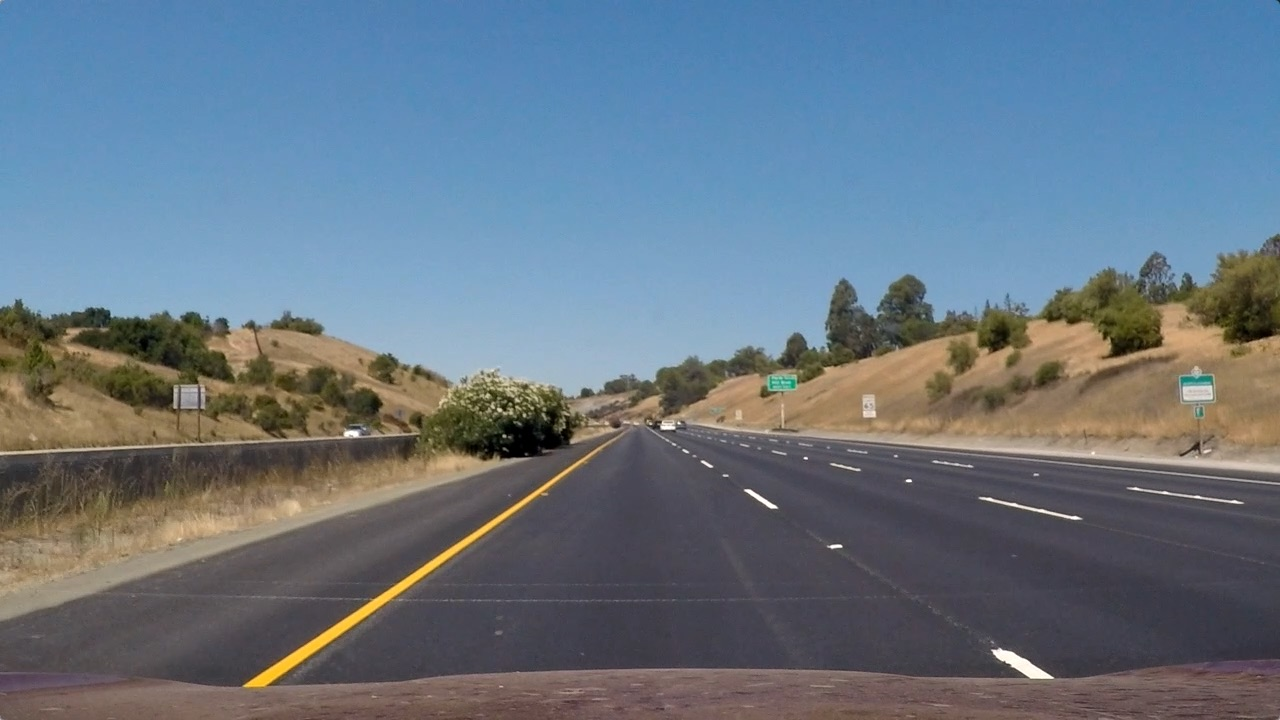
#> input picture test_images/straight_lines1.jpg, 1280 x 720 px
$ jupyter execute --allow-errors 05_06.LanePixel_Curvature.ipynb   (shell and % lines are left out)   (older library calls are emulated)
#> lines starting #> are read from the running program, lines starting #| are printed output that depends on the picture
#> (reads camparam.p from the repository)
## Self-Driving Car Engineer Nanodegree

**Advanced Lane Finding Project**

The goals / steps of this project are the following:

1. Compute the camera calibration matrix and distortion coefficients given a set of chessboard images.
2. Apply a distortion correction to raw images.
3. Use color transforms, gradients, etc., to create a thresholded binary image.
4. Apply a perspective transform to rectify binary image ("birds-eye view").
5. Detect lane pixels and fit to find the lane boundary.
6. Determine the curvature of the lane and vehicle position with respect to center.
7. Warp the detected lane boundaries back onto the original image.
8. Output visual display of the lane boundaries and numerical estimation of lane curvature and vehicle position.

### Set dependency

[cell 1]
import numpy as np
import cv2
import matplotlib.pyplot as plt
import matplotlib.image as mpimg
import glob
import os, sys
sys.path.append('lib/')
#> (the rest of this cell did not finish here and is left out)

##### Functions from previous step

[cell 2]
# [265 lines left out: functions undistort_img, hls_denoised_lanefilter, abs_sobel_thresh, mag_thresh, dir_threshold, frame_binaryzation, not called in this run]

def warp(img, dpRslt=False) :
    img_size = (img.shape[1],img.shape[0])

    src_points = np.float32([[292,670],
                             [1013,670],
                             [527,500],
                             [765,500]])

    dst_points = np.float32([[350,720],
                             [800,720],
                             [350,450],
                             [800,450]])

    M = cv2.getPerspectiveTransform(src_points, dst_points)

    Minv = cv2.getPerspectiveTransform(dst_points, src_points)

    warped = cv2.warpPerspective(img, M, img_size, flags=cv2.INTER_LINEAR)

    if dpRslt :
        fig, axs = plt.subplots(1,2, figsize=(16, 11))
        fig.subplots_adjust(hspace = .1, wspace=.001)
        axs = axs.ravel()
        axs_set = [a.axis('off') for a in axs]
        axs[0].imshow(img)
        axs[1].imshow(warped)

    # Return the binary image
    return warped

# [14 lines left out: function lane_pipeline_warp, not called in this run]

### 5. Fit lane Pixels to the lane boundary
* Detect lane pixels and fit to find the lane boundary.

#> (a cell that did not finish here is left out)

[cell 4]
img = cv2.imread('test_images/straight_lines1.jpg')
#> img is the input picture: shape (720, 1280, 3); mean B, G, R 131.2, 117.7, 103.2
#img = cv2.imread('test_images/test2.jpg')
img = cv2.cvtColor(img,cv2.COLOR_BGR2RGB)
#> (the rest of this cell did not finish here and is left out)

#### visualize histogram of sliced binary image (0~300)

[cell 5]
## test function
def histogram_on_sliced_image_test(img, ymin, ymax) :
#> called with ymin = 0, ymax = 300
    sliced_img = img[ymin:ymax,:]
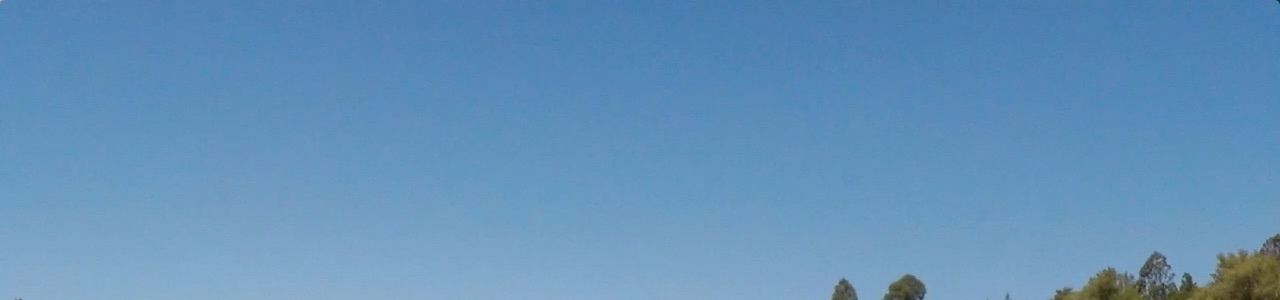
#> sliced_img: shape (300, 1280, 3); mean R, G, B 99.6, 145.5, 186
    histogram = np.sum(sliced_img, axis=0)
#> histogram = 1280 rows, first 8: [31211, 45427, 57495], [31086, 45330, 57385], [31096, 45256, 57379], [31126, 45306, 57446], [31185, 45257, 57476], [31163, 45261, 57485], [31257, 45270, 57544], [31257, 45323, 57570]
    mid_x = histogram.shape[0]//2
#> mid_x = 640
    left_x = np.argmax(histogram[:mid_x]) # find left pick x
#> left_x = 41
    right_x = np.argmax(histogram[mid_x:]) + mid_x # find right pick x
#> right_x = 654

    max_val = math.ceil(np.max(histogram)+100)
    #return histogram

    fig, ax1 = plt.subplots(figsize=(16, 5))
    ax1.imshow(np.flip(sliced_img, 0),cmap='gray')
    ax1.axis('tight')
    ax1.set_ylabel('y px')
    ax1.set_ylabel('image width')

    ax2 = ax1.twinx()
    ax2.plot(histogram, color='red')
    ax2.vlines(mid_x,0,sliced_img.shape[1],color='blue')
    ax2.vlines(left_x,0,sliced_img.shape[1],color='yellow')
    ax2.vlines(right_x,0,sliced_img.shape[1],color='violet')
    ax2.set_ylabel('histogram value')
    #ax2.axis('tight')

    #axs[0].gca().invert_yaxis()
    #plt.show()

#> (a cell that did not finish here is left out)

#### visualize histogram of sliced binary : half the image ( img.shape[0]//2 ~ img.shape[0 )

#> (a cell that did not finish here is left out)

#> call 2 of histogram_on_sliced_image_test, with ymin = 360, ymax = 720
#> in histogram_on_sliced_image_test (call 2), `sliced_img = img[ymin:ymax,:]`:
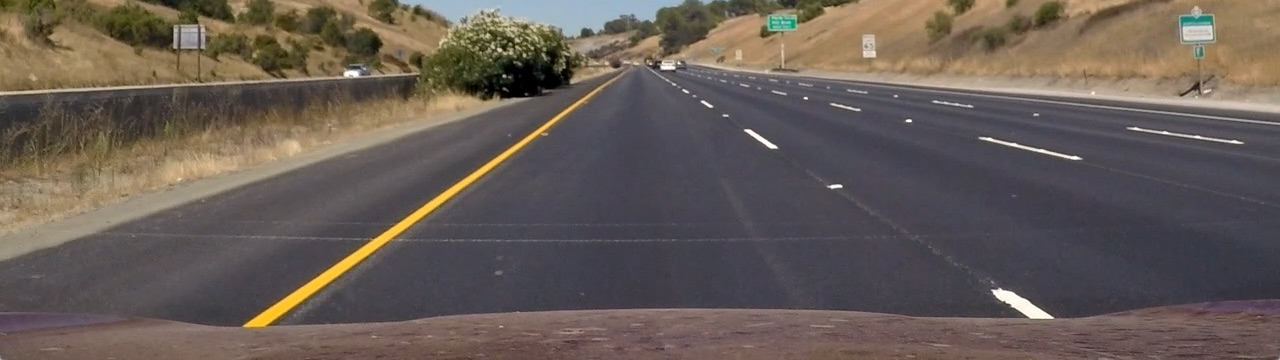
#> sliced_img: shape (360, 1280, 3); mean R, G, B 102.6, 92.3, 86.1
#> in histogram_on_sliced_image_test (call 2), `histogram = np.sum(sliced_img, axis=0)`: histogram = 1280 rows, first 8: [41302, 36136, 29698], [41096, 35975, 29452], [41370, 36184, 29692], [41405, 36226, 29639], [41673, 36373, 29813], [41824, 36539, 29902], [41828, 36452, 29891], [42178, 36817, 30210]
#> in histogram_on_sliced_image_test (call 2), `left_x = np.argmax(histogram[:mid_x])`: left_x = 186
#> in histogram_on_sliced_image_test (call 2), `right_x = np.argmax(histogram[mid_x:]) + mid_x`: right_x = 1801

### Locate Lane pixels

[cell 8]
## Define a global variable to keep track last status for video processing
g_left_fit=None
g_right_fit=None

# [164 lines left out: function detect_lane_pixels, not called in this run]

### 6. Determine the curvature of the lane and vehicle position with respect to center.
* Measuring curvature

[cell 9]
img = cv2.imread('test_images/straight_lines1.jpg')
img = cv2.cvtColor(img,cv2.COLOR_BGR2RGB)
#> (the rest of this cell did not finish here and is left out)

[cell 10]
birdseye = warp(img,dpRslt=True)
#> in warp, `warped = cv2.warpPerspective(img, M, img_size, flags=cv2.INTER_LINEAR)`:
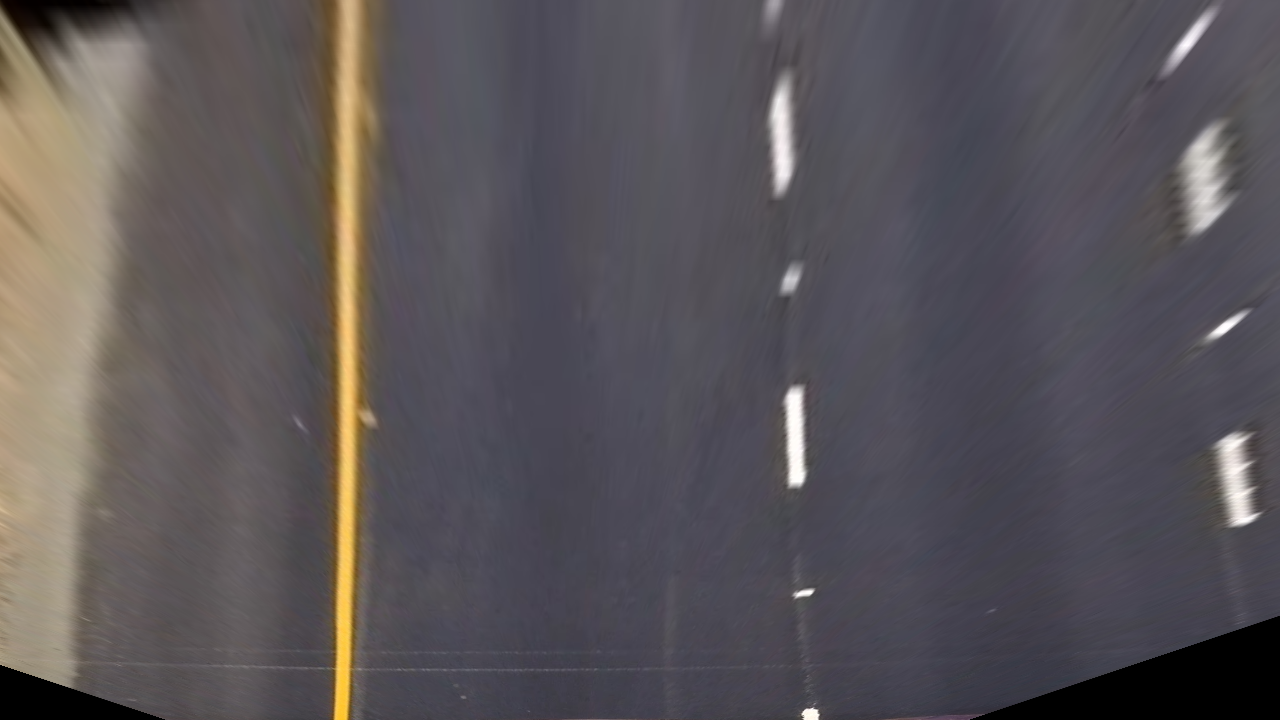
#> warped: shape (720, 1280, 3); mean R, G, B 89.8, 84.9, 88.3
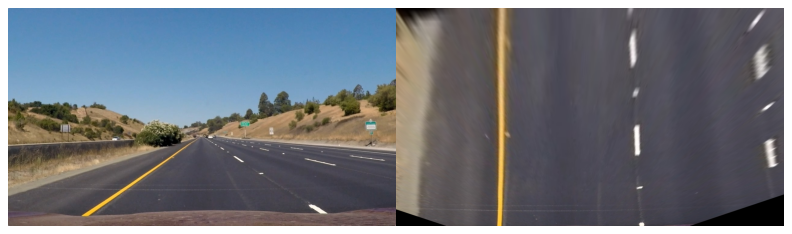
#> figure drawn by matplotlib, 2 panels

[cell 11]
plt.imshow(birdseye)
plt.hlines(400,349,797,color='blue',linewidth=3)
lanewidthpx = 797 - 349
plt.vlines(803,385,493,color='red',linewidth=3)
lanelengthpx = 493 - 385
plt.vlines(790,73,71+lanelengthpx,color='red',linewidth=3)
print ("lanewidthpx = {} \nlanelengthpx = {} \n".format(lanewidthpx,lanelengthpx))
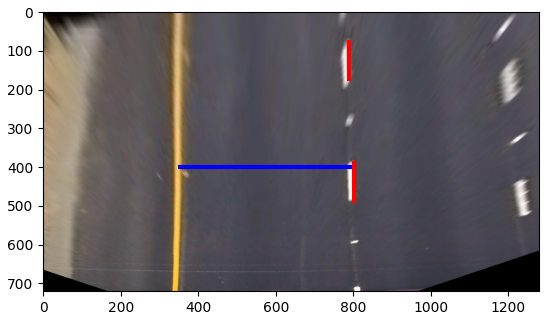
#> figure drawn by matplotlib, 1 panel
